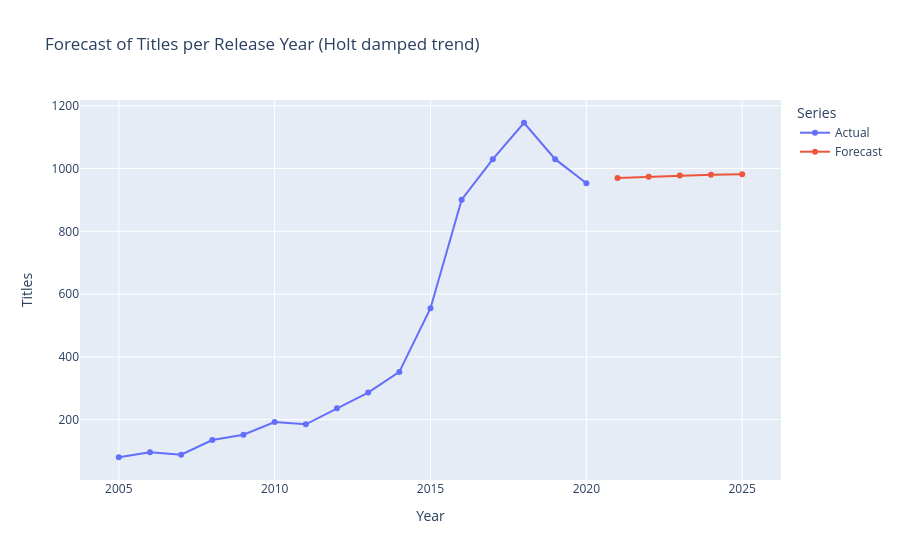

Notebook code cell kept with this figure:
### Code cell
# Actual vs forecast of titles per release year
plot_df = pd.concat([
    pd.DataFrame({"Year": years, "Titles": counts, "Series": "Actual"}),
    pd.DataFrame({"Year": future_years, "Titles": future, "Series": "Forecast"}),
])
fig = px.line(plot_df, x="Year", y="Titles", color="Series", markers=True,
              title="Forecast of Titles per Release Year (Holt damped trend)")
fig.show()

### Figure 1 — Plotly figure (JSON) as saved in the notebook; plotly's stock layout.template omitted (floating-point values rounded to 4 significant figures)
{"data": [{"hovertemplate": "Series=Actual<br>Year=%{x}<br>Titles=%{y}<extra></extra>", "legendgroup": "Actual", "line": {"color": "#636efa", "dash": "solid"}, "marker": {"symbol": "circle"}, "mode": "lines+markers", "name": "Actual", "orientation": "v", "showlegend": true, "type": "scatter", "x": [2005, 2006, 2007, 2008, 2009, 2010, 2011, 2012, 2013, 2014, 2015, 2016, 2017, 2018, 2019, 2020], "xaxis": "x", "y": [80, 96, 88, 135, 152, 192, 185, 236, 286, 352, 555, 901, 1030, 1146, 1030, 953], "yaxis": "y"}, {"hovertemplate": "Series=Forecast<br>Year=%{x}<br>Titles=%{y}<extra></extra>", "legendgroup": "Forecast", "line": {"color": "#EF553B", "dash": "solid"}, "marker": {"symbol": "circle"}, "mode": "lines+markers", "name": "Forecast", "orientation": "v", "showlegend": true, "type": "scatter", "x": [2021, 2022, 2023, 2024, 2025], "xaxis": "x", "y": [970, 974, 978, 980, 982], "yaxis": "y"}], "layout": {"legend": {"title": {"text": "Series"}, "tracegroupgap": 0}, "title": {"text": "Forecast of Titles per Release Year (Holt damped trend)"}, "xaxis": {"anchor": "y", "domain": [0, 1], "title": {"text": "Year"}}, "yaxis": {"anchor": "x", "domain": [0, 1], "title": {"text": "Titles"}}}}
